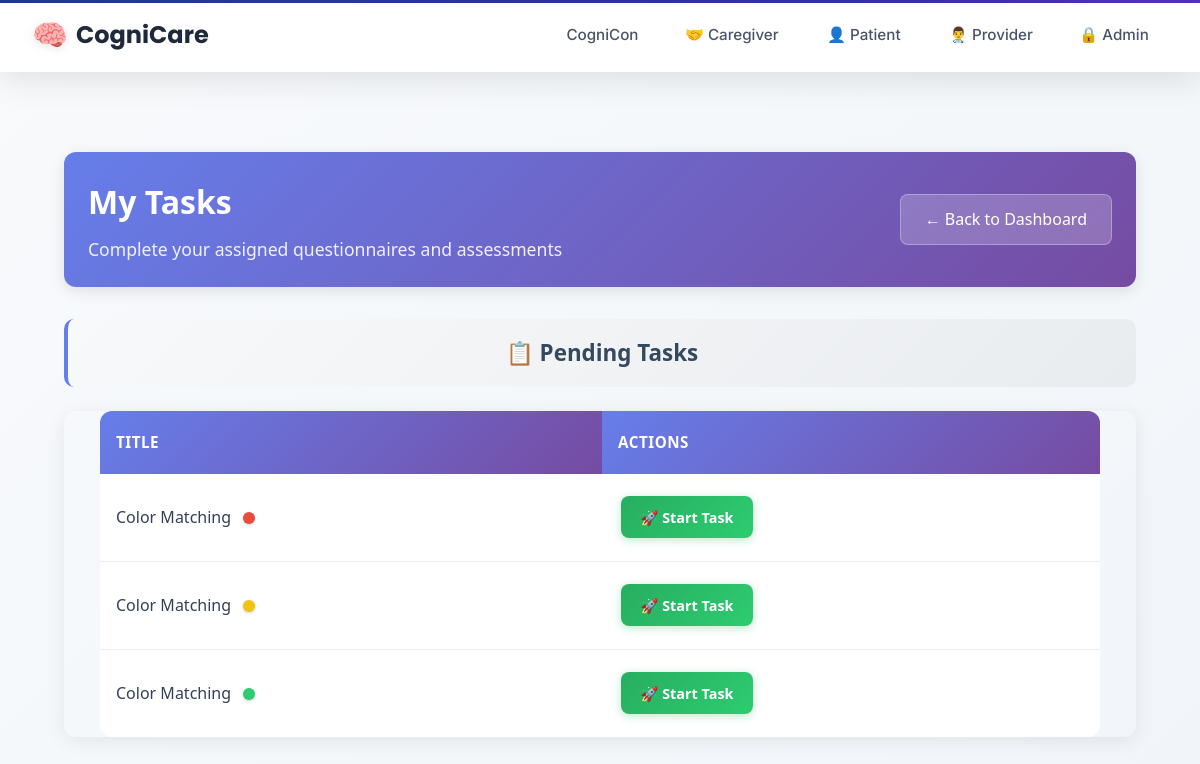
The app's page /tasks/patient/tasks/ (signed in), older data.
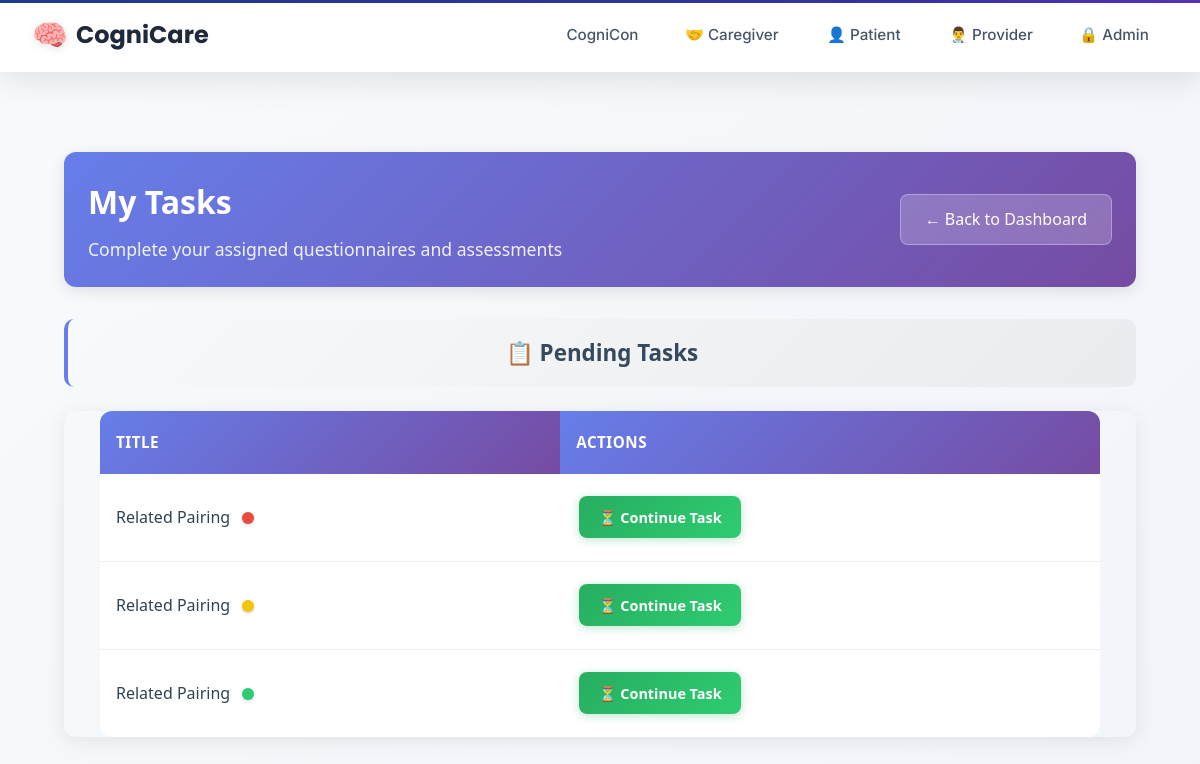
The same page, newer data.
### taskmanager/models.py (models this page shows, shortened)
class Task(models.Model):
    title = models.CharField(max_length=255)
    description = models.TextField(blank=True, null=True)
    task_type = models.CharField(max_length=50, choices=TASK_TYPES)
    difficulty = models.CharField(
        max_length=50,
        choices=DIFFICULTY_LEVELS,
        blank=True,
        null=True,
        help_text="Cognitive difficulty level for games"
    )
    assigned_by = models.ForeignKey(UserProfile, related_name='assigned_tasks', on_delete=models.CASCADE)
    assigned_to = models.ForeignKey(UserProfile, related_name='tasks', on_delete=models.CASCADE)
    completed_by = models.ForeignKey(UserProfile, related_name='completed_tasks', on_delete=models.SET_NULL, null=True, blank=True)
    status = models.CharField(max_length=20, choices=[
        ('assigned', 'Assigned'),
        ('in_progress', 'In Progress'),
        ('completed', 'Completed'),
    ], default='assigned')
    created_at = models.DateTimeField(auto_now_add=True)
    assigned_at = models.DateTimeField(auto_now_add=True)
    due_date = models.DateTimeField(blank=True, null=True)
    completed_at = models.DateTimeField(null=True, blank=True)
    task_config = models.JSONField(default=dict, blank=True)
    class Meta:
        ordering = ['-created_at']

### taskmanager/views.py (the view)
# urls.py: path('patient/tasks/', views.patient_tasks, name='patient_tasks'),
@login_required
def patient_tasks(request):
    if not hasattr(request.user, 'profile') or request.user.profile.user_type != 'patient':
        messages.error(request, 'You do not have permission to access patient tasks.')
        return redirect('home')
    tasks = Task.objects.filter(assigned_to=request.user.profile)
    context = {
        'tasks': tasks,
        'pending_tasks': tasks.filter(status__in=['assigned', 'in_progress']),
        'completed_tasks': tasks.filter(status='completed')
    }
    return render(request, 'tasks/assign/patient_tasks.html', context)

### templates/tasks/assign/patient_tasks.html (shortened to what this page needs)
{% extends 'layouts/base.html' %}
{% block content %}
<div class="dashboard-container">
    <div class="dashboard-header">
        <div class="header-info">
        <h1>My Tasks</h1>
        <p>Complete your assigned questionnaires and assessments</p>
        </div>
        <a href="{% url 'patient_dashboard' %}" class="back-btn">← Back to Dashboard</a>
    </div>
    {% if pending_tasks %}
    <div class="table-section">
        <h2 class="section-title">📋 Pending Tasks</h2>
        <div class="table-container">
            <table class="enhanced-table">
                <thead>
                    <tr>
                        <th>Title</th>
                        <th>Actions</th>
                    </tr>
                </thead>
                <tbody>
            {% for task in pending_tasks %}
                    <tr>
                        <td>
                            {{ task.title }}
                            {% if task.difficulty %}
                            <span class="difficulty-dot {{ task.difficulty|lower }}"></span>
                            {% endif %}
                        </td>
                        <td>
                            <a href="{% url 'taskmanager:take_task' task.id %}" class="action-btn start-btn">
                                {% if task.status == 'assigned' %}
                                    🚀 Start Task
                                {% else %}
                                    ⏳ Continue Task
                {% endif %}
                    </a>
                        </td>
                    </tr>
            {% endfor %}
                </tbody>
            </table>
        </div>
    </div>
    {% endif %}
</div>
{% endblock %}

### templates/layouts/base.html (shortened to what this page needs)
<!DOCTYPE html>
<html>
<head>
    {% load static %}
    <link href="https://unpkg.com/material-components-web@latest/dist/material-components-web.min.css" rel="stylesheet">
    <link rel="stylesheet" href="https://cdnjs.cloudflare.com/ajax/libs/font-awesome/6.4.0/css/all.min.css">
    <link rel="stylesheet" href="{% static 'css/base.css' %}">
    <link rel="stylesheet" href="{% static 'css/design-system.css' %}">
    <link rel="stylesheet" href="{% static 'css/dashboard.css' %}">
    <link rel="stylesheet" href="{% static 'css/forms.css' %}">
    <link rel="stylesheet" href="{% static 'css/pages.css' %}">
</head>
<body>
    <header class="top-nav">
        <a href="/" class="site-title">CogniCare</a>
        <div class="nav-container">
            <nav class="nav-links" id="navLinks">
                <a href="/cognicon" class="nav-link">CogniCon</a>
                <a href="/caregiver-login" class="nav-link caregiver-link">🤝 Caregiver</a>
                <a href="/patient-login" class="nav-link patient-link">👤 Patient</a>
                <a href="/provider-login" class="nav-link provider-link">👨‍⚕️ Provider</a>
                <a href="/admin-login" class="nav-link admin-link">🔒 Admin</a>
                </nav>
        </div>
    </header>
    <main>
        <div class="content-wrapper">
            {% block content %}{% endblock %}
        </div>
    </main>
</body>
</html>

### static/css/base.css (style rules this page uses)
:root { --patient-primary: #9333ea; --patient-secondary: #7c3aed; --patient-accent: #8b5cf6; --caregiver-primary: #059669; --caregiver-secondary: #047857; --caregiver-accent: #10b981; --provider-primary: #1e3a8a; --provider-secondary: #1e40af; --provider-accent: #3730a3; --admin-primary: #1a202c; --admin-secondary: #2d3748; --admin-accent: #fbbf24; --neutral-50: #f8fafc; --neutral-100: #f1f5f9; --neutral-200: #e2e8f0; --neutral-300: #cbd5e1; --neutral-400: #94a3b8; --neutral-500: #64748b; --neutral-600: #475569; --neutral-700: #334155; --neutral-800: #1e293b; --neutral-900: #0f172a; }
* { margin: 0; padding: 0; box-sizing: border-box; }
body { background: linear-gradient(135deg, var(--neutral-50) 0%, var(--neutral-100) 100%); font-family: 'Inter', -apple-system, BlinkMacSystemFont, 'Segoe UI', Roboto, sans-serif; min-height: 100vh; color: var(--neutral-700); line-height: 1.6; }
.top-nav { position: fixed; top: 0; left: 0; right: 0; background: rgba(255, 255, 255, 0.95); backdrop-filter: blur(20px); -webkit-backdrop-filter: blur(20px); border-bottom: 1px solid rgba(255, 255, 255, 0.2); box-shadow: 0 8px 32px rgba(0, 0, 0, 0.1); display: flex; justify-content: space-between; align-items: center; padding: 0 2rem; height: 72px; z-index: 1000; transition: all 0.3s ease; }
.top-nav::before { content: ''; position: absolute; top: 0; left: 0; right: 0; height: 3px; background: linear-gradient(135deg, var(--provider-primary), var(--provider-accent), var(--patient-primary), var(--caregiver-primary), var(--admin-accent)); background-size: 300% 100%; animation: gradientShift 8s ease-in-out infinite; }
.site-title { color: var(--neutral-800); font-weight: 700; font-size: 1.5rem; text-decoration: none; font-family: 'Poppins', sans-serif; display: flex; align-items: center; gap: 0.5rem; transition: all 0.3s ease; }
.site-title::before { content: '🧠'; font-size: 1.8rem; filter: drop-shadow(0 2px 4px rgba(0,0,0,0.1)); }
.nav-container { display: flex; align-items: center; gap: 2rem; }
.nav-links { display: flex; align-items: center; gap: 0.5rem; }
.nav-link { color: var(--neutral-600); text-decoration: none; padding: 0.6rem 1.2rem; border-radius: 10px; font-weight: 500; font-size: 0.95rem; transition: all 0.3s ease; position: relative; overflow: hidden; }
.nav-link::before { content: ''; position: absolute; top: 0; left: -100%; width: 100%; height: 100%; background: linear-gradient(135deg, rgba(147, 51, 234, 0.1), rgba(124, 58, 237, 0.1)); transition: left 0.3s ease; z-index: -1; }
.nav-link.patient-link { border: 2px solid transparent; }
main { padding-top: 88px; min-height: calc(100vh - 88px); }
.content-wrapper { max-width: 1400px; margin: 0 auto; padding: 2rem; }

Row changes from the older to the newer data that the page shows:
no longer on this page (row edited): Task: title "Color Matching", status "🚀 Start Task"
no longer on this page (row edited): Task: title "Color Matching", status "🚀 Start Task"
no longer on this page (row edited): Task: title "Color Matching", status "🚀 Start Task"
added Task: title "Related Pairing", status "⏳ Continue Task"
added Task: title "Related Pairing", status "⏳ Continue Task"
added Task: title "Related Pairing", status "⏳ Continue Task"
